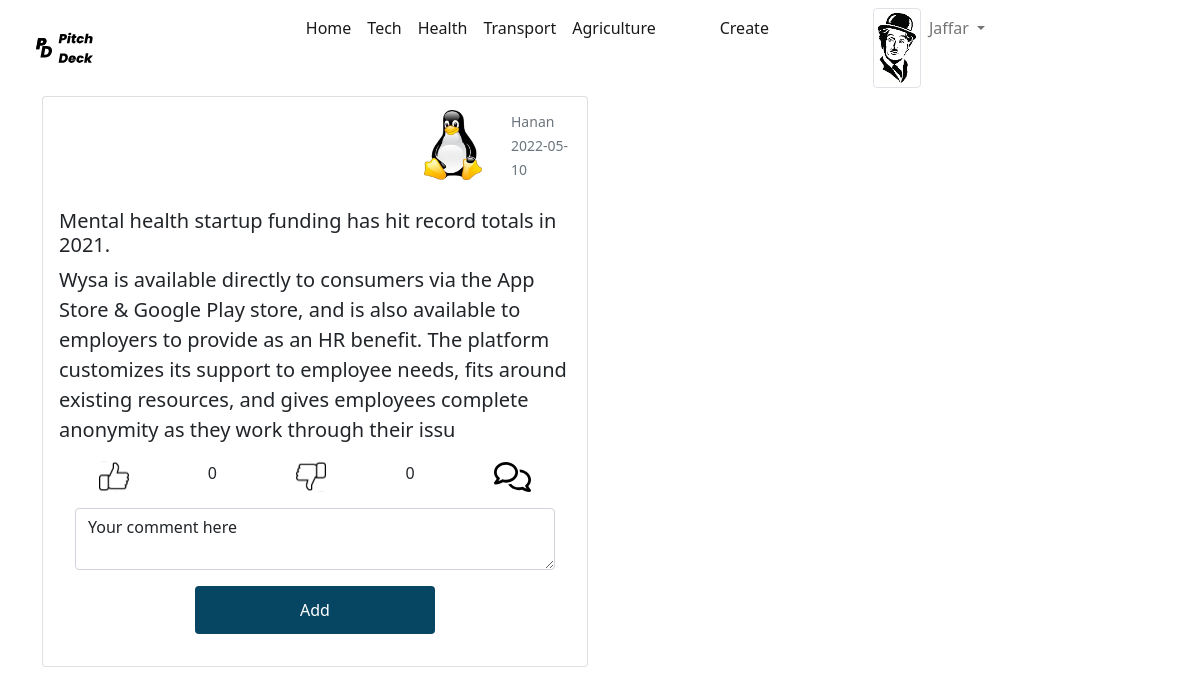
The page /comments/4 (signed in) on the database its author committed.
### app/models.py (models this page shows, shortened)
class User(db.Model, UserMixin):
    id = db.Column(db.Integer, primary_key=True)
    username = db.Column(db.String, nullable=False, unique=True)
    email = db.Column(db.String, nullable=False, unique=True)
    password = db.Column(db.String, nullable=False)
    profile = db.Column(db.String, nullable=False, default='anon.png')
    pitches = db.relationship('Pitch', backref='author', lazy=True)
    otp = db.relationship('Otp', backref='user', lazy=True)

class Pitch(db.Model):
    id = db.Column(db.Integer, primary_key=True)
    title = db.Column(db.String, nullable=False)
    content = db.Column(db.String, nullable=False)
    likes= db.Column(db.Integer, nullable=False,default=0)
    dislikes= db.Column(db.Integer, nullable=False,default=0)
    comments= db.Column(db.String, default='')
    category= db.Column(db.String,nullable=False)
    date_created = db.Column(db.Date, nullable=False, default=datetime.utcnow)
    user_id = db.Column(db.Integer, db.ForeignKey('user.id'), nullable=False)

### app/routes.py (the view)
@app.route('/comments/<id>',methods=['POST', 'GET'])
@login_required
def comments(id):
    form = CommentsForm()
    pitch = Pitch.query.filter_by(id=id).first()
    if form.validate_on_submit():
        pitch.comments+=form.content.data + '~'
        db.session.commit()
        flash('Your comment was added successfully')
        return redirect(url_for('home'))
    form.content.data = "Your comment here"
    return render_template('comments.html', form=form , pitch=pitch)

### app/forms.py
class CommentsForm(FlaskForm):
    content=TextAreaField('Content', validators=[DataRequired()])
    submit = SubmitField('Add')

### app/models.py (called while the page is built)
@login_manager.user_loader
def login_manager(user_id):
    return User.query.get(int(user_id))

### app/templates/comments.html (shortened to what this page needs)
{% extends 'layout.html' %}
{% block body %}
<div class="container">
    <div class="row row-cols-1 row-cols-md-2 g-4">
      <div class="col ">
        <div class="card">
            <div class="row  p-2">
                <div class="col-md-8"></div>
              <div class="col-md-2">
                  <img src="{{url_for('static', filename='/profiles/'+pitch.author.profile)}}" class="img-thumbnail img-fluid border border-white" alt="Profile picture" >
              </div>
              <div class="col-md-2 mx-auto mt-auto mb-auto text-muted">
                  <small>{{pitch.author.username}}</small>
                  <br>
                  <small>{{pitch.date_created}}</small>
              </div>
            </div>
          <div class="card-body">
            <h5 class="card-title">{{pitch.title}}</h5>
            <p class="card-text lead">{{pitch.content}}</p>
            <div class="d-flex justify-content-around">
              <img src="{{url_for('static',filename='/assets/like.svg')}}" alt="">{{pitch.likes}}
              <img src="{{url_for('static',filename='/assets/unlike.svg')}}"  alt="">{{pitch.dislikes}}
              <a  data-bs-toggle="collapse" href="#comments{{pitch.id}}" class="lead text-decoration-none">
                <img src="{{url_for('static',filename='/assets/comment.svg')}}" height="30" alt="">
              </a>
            </div>
            <div id="comments{{pitch.id}}">
              <div class="m-3">
                <form action="" method="post">
                  <div class="form-group">
                          {% if form.content.errors %}
                          {{form.content(class='form-control is-invalid')}}
                              {% for error in form.email.errors %}
                                  <div class="invalid-feedback">
                                      {{error}}
                                  </div>
                              {% endfor %}
                      {% else %}
                          {{form.content(class='form-control')}}
                      {% endif %}
                  </div>
                  <div class="text-center mt-3">
                    {{form.submit(class='btn btn-outline')}}
                </div>
              </div>
            </div>
          </div>
        </div>
      </div>
</div>
{% endblock %}

### app/templates/layout.html (shortened to what this page needs)
<!DOCTYPE html>
<html lang="en">
<head>
    <link rel="stylesheet" href="https://cdn.jsdelivr.net/npm/bootstrap-icons@1.3.0/font/bootstrap-icons.css">
    <link rel="stylesheet" href='{{url_for('static',filename='main.css')}}'>
    <link href="https://cdn.jsdelivr.net/npm/bootstrap@5.1.3/dist/css/bootstrap.min.css"
    rel="stylesheet"
>
</head>
<body>
    <div class="container-fluid">
        <div class="container-fluid">
            <nav class="navbar navbar-expand-lg navbar-light bg-transparent">
              <div class="container-fluid">
                <a class="navbar-brand"  href="{{url_for('home')}}">
                  <img src= "{{url_for('static',filename='/assets/logo.svg')}}" alt="logo" width="75" height="45" >
                </a>
                <div class="collapse navbar-collapse justify-content-evenly " id="navbarNav">
                  <ul class="navbar-nav">
                    <li class="nav-item">
                      <a class="nav-link active" aria-current="page" href="{{url_for('home')}}">Home</a>
                    </li>
                    <li class="nav-item">
                      <a class="nav-link active" href="{{url_for('categories',category='Tech')}}">Tech</a>
                    </li>
                    <li class="nav-item">
                      <a class="nav-link active" href="{{url_for('categories',category='Health')}}">Health</a>
                    </li>
                    <li class="nav-item">
                      <a class="nav-link active" href="{{url_for('categories',category='Transport')}}">Transport</a>
                    </li>
                    <li class="nav-item me-5">
                      <a class="nav-link active" href="{{url_for('categories',category='Agriculture')}}">Agriculture</a>
                      {% if current_user.is_authenticated %}
                      <li class="nav-item">
                        <a class="nav-link active me-5" href="{{url_for('create')}}">Create</a>
                        </li>
                    <li>
                      <img src="{{url_for('static', filename='/profiles/'+current_user.profile)}}" class="img-fluid img-thumbnail ms-5 rounded round" alt="UserImage">
                    </li>
                    <li>
                    <div class="collapse navbar-collapse" id="navbarNavDarkDropdown">
                      <ul class="navbar-nav">
                        <li class="nav-item dropdown">
                          <a class="nav-link dropdown-toggle" href="#" id="navbarDarkDropdownMenuLink" role="button" data-bs-toggle="dropdown" aria-expanded="false">
                            {{current_user.username.title()}}
                          </a>
                        </li>
                      </ul>
                    </div>
                  </li>
                      {% endif %}
                </div>
              </div>
            </nav>
        </div>
        {% block body %}
        {% endblock %}
    </div>
</body>
</html>

### app/static/main.css (style rules this page uses)
* { overflow-x: hidden; }
.btn { background-color: #064663 !important; box-shadow: none; background-color: transparent; height: 3rem; width: 15rem; box-shadow: none; outline: none; color: #fff!important; }
.round { height:10vh !important; }

### rows shown on the page
User: profile (picture), username "Jaffar"
User: profile (picture), author.username "Hanan"
Pitch: date_created "2022-05-10", title "Mental health startup funding has hit record totals in 2021.", content "Wysa is available directly to consumers via the App Store & Google Play store, and is also available to employers to provide as an HR benefit. The platform customizes its support to employee needs, fits around existing resources, and gives employees complete anonymity as they work through their issu", likes "0", dislikes "0"
